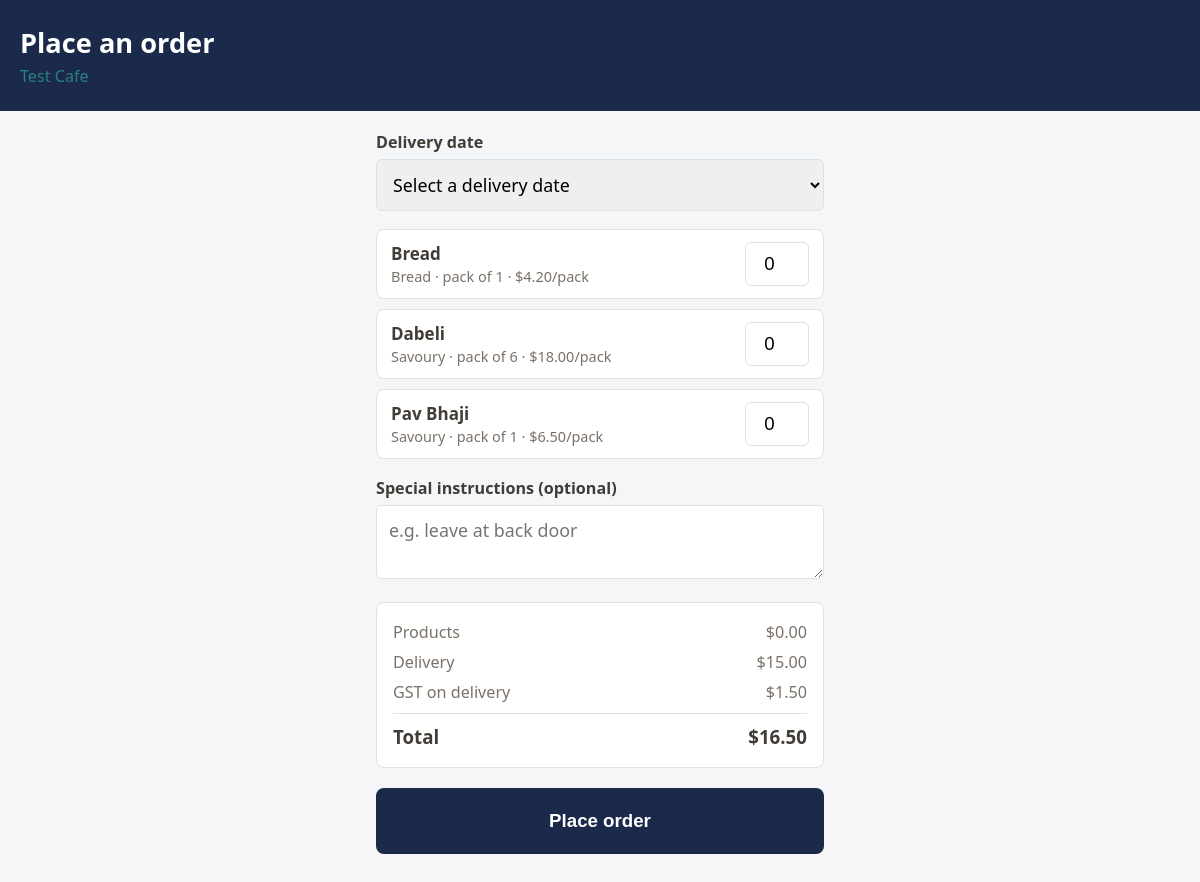
The page /client/order (signed in) on the database its author committed.
### tables this page shows
CREATE TABLE clients (
    client_id       INTEGER PRIMARY KEY AUTOINCREMENT,
    user_id         INTEGER NOT NULL UNIQUE REFERENCES users(user_id) ON DELETE CASCADE,
    business_name   TEXT NOT NULL UNIQUE,    -- Module 7: trading name, default A-Z sort key
    -- Exactly 11 digits, no separators: GLOB with 11 single-digit character
    -- classes enforces both the length AND that every character is 0-9 in
    -- one constraint, so a value like "123 456 789" or a 10-digit ABN is
    -- rejected at the database layer, not just in Python.
    abn             TEXT NOT NULL UNIQUE
                    CHECK (abn GLOB '[0-9][0-9][0-9][0-9][0-9][0-9][0-9][0-9][0-9][0-9][0-9]'),
    delivery_zone   TEXT NOT NULL CHECK (delivery_zone IN ('Western', 'Northern', 'Eastern', 'Southern')),
    delivery_day1   TEXT NOT NULL,           -- FR-B1: first of 2 fixed weekly delivery days
    delivery_day2   TEXT NOT NULL CHECK (delivery_day2 != delivery_day1),
    delivery_charge REAL NOT NULL CHECK (delivery_charge > 0),
    internal_notes  TEXT                     -- Module 11: owner-only, must never reach the client portal
);

CREATE TABLE client_products (
    catalogue_entry_id INTEGER PRIMARY KEY AUTOINCREMENT,
    client_id          INTEGER NOT NULL REFERENCES clients(client_id) ON DELETE CASCADE,
    product_id         INTEGER NOT NULL REFERENCES products(product_id) ON DELETE CASCADE,
    agreed_price       REAL NOT NULL CHECK (agreed_price > 0),  -- per-client negotiated price; overrides products.base_price
    pack_size          INTEGER NOT NULL CHECK (pack_size > 0),  -- per-client agreed pack size; overrides products.pack_size
    UNIQUE (client_id, product_id)
);

CREATE TABLE products (
    product_id   INTEGER PRIMARY KEY AUTOINCREMENT,
    product_name TEXT NOT NULL UNIQUE,
    category     TEXT NOT NULL CHECK (category IN ('Bread', 'Pastry', 'Savoury')),
    base_price   REAL NOT NULL CHECK (base_price > 0),
    pack_size    INTEGER NOT NULL CHECK (pack_size > 0)
, gst_applicable INTEGER NOT NULL DEFAULT 0 CHECK (gst_applicable IN (0, 1)));

### routes/orders.py (the view, shortened to what this page needs)
@orders_bp.route("/client/order", methods=["GET", "POST"])
@login_required("client")
def client_order_form():
    client = Client.load_by_user_id(session["user_id"])
    approved_products = client.get_approved_products()
    delivery_dates = _upcoming_delivery_dates(client.delivery_days)
    if request.method == "GET":
        return render_template(
            "order_form.html", client=client, products=approved_products,
            delivery_dates=delivery_dates, error=None, submitted={},
        )

### database/db.py (called while the page is built)
def get_db_connection():
    DATABASE_PATH.parent.mkdir(parents=True, exist_ok=True)
    connection = sqlite3.connect(DATABASE_PATH)
    connection.row_factory = sqlite3.Row
    connection.execute("PRAGMA foreign_keys = ON")
    return connection

### models/client.py (called while the page is built)
    @property
    def business_name(self):
        return self._business_name

    @property
    def delivery_days(self):
        return (self._delivery_day1, self._delivery_day2)

    @property
    def delivery_charge(self):
        return self._delivery_charge

    @staticmethod
    def _from_joined_row(row):
        return Client(
            user_id=row["user_id"], email=row["email"], password_hash=row["password_hash"],
            is_active=row["is_active"], client_id=row["client_id"],
            business_name=row["business_name"], abn=row["abn"],
            delivery_zone=row["delivery_zone"], delivery_day1=row["delivery_day1"],
            delivery_day2=row["delivery_day2"], delivery_charge=row["delivery_charge"],
            internal_notes=row["internal_notes"], login_at=row["login_at"],
        )

    def get_approved_products(self):
        connection = get_db_connection()
        try:
            return connection.execute(
                """
                SELECT products.product_id, products.product_name, products.category,
                       client_products.agreed_price, client_products.pack_size
                FROM client_products
                JOIN products ON products.product_id = client_products.product_id
                WHERE client_products.client_id = ?
                ORDER BY products.category, products.product_name
                """,
                (self._client_id,),
            ).fetchall()
        finally:
            connection.close()

### routes/auth.py (called while the page is built)
def login_required(role):
    def decorator(view_func):
        @wraps(view_func)
        def wrapped(*args, **kwargs):
            if session.get("user_id") is None:
                return redirect(url_for("auth.login"))
            if session.get("role") != role:
                abort(403)
            return view_func(*args, **kwargs)
        return wrapped
    return decorator

### routes/orders.py (called while the page is built)
def _upcoming_delivery_dates(assigned_days):
    today = datetime.date.today()
    dates = []
    for offset in range(1, DELIVERY_DATE_WEEKS_AHEAD * 7 + 1):
        day = today + datetime.timedelta(days=offset)
        if WEEKDAYS[day.weekday()] in assigned_days:
            dates.append(day)
    return dates

### templates/order_form.html (shortened to what this page needs)
{% extends "base.html" %}
{% block body %}
<div class="order-page">
    <header class="order-header">
        <h1>Place an order</h1>
        <p class="order-subtext">{{ client.business_name }}</p>
    </header>
    <main class="order-form-wrap">
        {% if not products %}
        <p>You don't have any approved products yet. Contact Bread Staple to get your catalogue set up.</p>
        {% else %}
        <form method="post" action="{{ url_for('orders.client_order_form') }}" novalidate id="order-form">
            <div class="field">
                <label for="delivery_date">Delivery date</label>
                <select id="delivery_date" name="delivery_date" required>
                    <option value="" disabled {% if not submitted.get('delivery_date') %}selected{% endif %}>Select a delivery date</option>
                </select>
            </div>
            <div class="product-list">
                {% for product in products %}
                <div class="product-card">
                    <div class="product-info">
                        <p class="product-name">{{ product.product_name }}</p>
                        <p class="product-meta">{{ product.category }} &middot; pack of {{ product.pack_size }} &middot; ${{ "%.2f"|format(product.agreed_price) }}/pack</p>
                    </div>
                    <input type="number" inputmode="numeric" min="0" step="1"
                           class="quantity-input" name="quantity_{{ product.product_id }}"
                           data-price="{{ product.agreed_price }}"
                           value="{{ submitted.get('quantity_' ~ product.product_id, '0') }}">
                </div>
                {% endfor %}
            </div>
            <div class="field">
                <label for="special_instructions">Special instructions (optional)</label>
                <textarea id="special_instructions" name="special_instructions" maxlength="300"
                          placeholder="e.g. leave at back door">{{ submitted.get('special_instructions', '') }}</textarea>
            </div>
            <div class="order-summary">
                <div class="order-summary-row"><span>Products</span><span id="summary-subtotal">$0.00</span></div>
                <div class="order-summary-row"><span>Delivery</span><span id="summary-delivery">${{ "%.2f"|format(client.delivery_charge) }}</span></div>
                <div class="order-summary-row"><span>GST on delivery</span><span id="summary-gst">$0.00</span></div>
                <div class="order-summary-row order-summary-total"><span>Total</span><span id="summary-total">$0.00</span></div>
            </div>
            <button type="submit" class="btn-primary">Place order</button>
        </form>
        {% endif %}
    </main>
</div>
{% endblock %}

### static/css/style.css (style rules this page uses)
:root { --navy: #1B2A4A; --navy-dark: #121E36; --navy-light: #2C4370; --teal: #2A7F7F; --teal-dark: #1F6363; --feature-text: #99A6BD; --mint-green: #4FC79A; --warm-brown: #8B5E3C; --gold: #D9A441; --error-red: #C0392B; --error-bg: #FBEAE8; --surface: #FFFFFF; --text: #423C36; --text-muted: #7A7168; --border: #DDE2E7; }
* { box-sizing: border-box; }
html { font-size: 17px; }
body { margin: 0; font-family: "Segoe UI", Roboto, Arial, sans-serif; color: var(--text); background: var(--surface); }
.field { margin-bottom: 16px; }
.field label { display: block; font-size: 0.95rem; font-weight: 600; margin-bottom: 6px; color: var(--text); }
.btn-primary { width: 100%; padding: 22px 0; background: var(--navy); color: #fff; border: none; border-radius: 8px; font-size: 1.1rem; font-weight: 600; cursor: pointer; transition: background 0.15s ease; }
.order-page { min-height: 100vh; background: #F4F6F8; }
.order-header { background: var(--navy); color: #fff; padding: 24px 20px; }
.order-header h1 { margin: 0 0 4px; font-size: 1.6rem; }
.order-subtext { margin: 0; color: var(--teal); font-size: 0.95rem; }
.order-form-wrap { max-width: 480px; margin: 0 auto; padding: 20px 16px 40px; }
.order-form-wrap .field { margin-bottom: 18px; }
.order-form-wrap select, .order-form-wrap textarea { width: 100%; padding: 12px; border: 1px solid var(--border); border-radius: 6px; font-size: 1.05rem; font-family: inherit; }
.order-form-wrap textarea { resize: vertical; min-height: 70px; }
.product-list { display: flex; flex-direction: column; gap: 10px; margin-bottom: 18px; }
.product-card { display: flex; align-items: center; justify-content: space-between; gap: 12px; background: var(--surface); border: 1px solid var(--border); border-radius: 8px; padding: 12px 14px; }
.product-name { margin: 0; font-weight: 600; }
.product-meta { margin: 2px 0 0; font-size: 0.85rem; color: var(--text-muted); }
.quantity-input { width: 64px; padding: 10px; text-align: center; font-size: 1.1rem; border: 1px solid var(--border); border-radius: 6px; flex-shrink: 0; }
.order-summary { background: var(--surface); border: 1px solid var(--border); border-radius: 8px; padding: 14px 16px; margin-bottom: 20px; }
.order-summary-row { display: flex; justify-content: space-between; font-size: 0.95rem; padding: 4px 0; color: var(--text-muted); }
.order-summary-total { border-top: 1px solid var(--border); margin-top: 6px; padding-top: 10px; font-weight: 700; font-size: 1.1rem; color: var(--text); }

### rows shown on the page
clients: business_name "Test Cafe", delivery_charge "15.00"
client_products: product_name "Bread", category "Bread", pack_size "1", agreed_price "4.20", get "0"
client_products: product_name "Dabeli", category "Savoury", pack_size "6", agreed_price "18.00", get "0"
client_products: product_name "Pav Bhaji", category "Savoury", pack_size "1", agreed_price "6.50", get "0"
